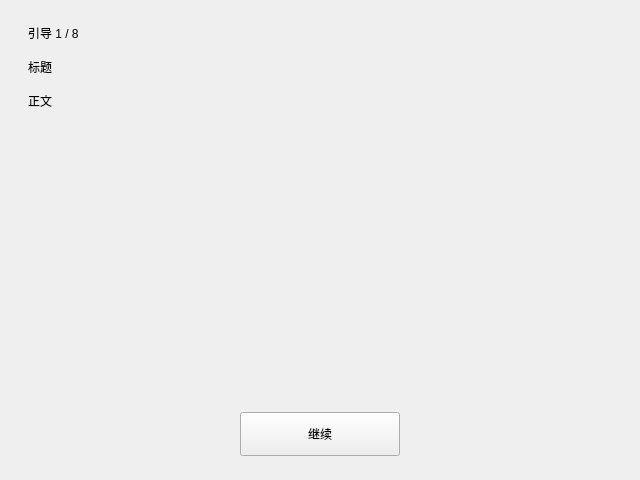
<?xml version="1.0" encoding="UTF-8"?>
<ui version="4.0">
 <class>Intro_Window</class>
 <widget class="QMainWindow" name="Intro_Window">
  <property name="geometry">
   <rect>
    <x>0</x>
    <y>0</y>
    <width>640</width>
    <height>480</height>
   </rect>
  </property>
  <property name="windowTitle">
   <string>欢迎来到 PKU-Explorer · 魔幻校园</string>
  </property>
  <widget class="QWidget" name="centralwidget">
   <layout class="QVBoxLayout" name="verticalLayout">
    <property name="spacing">
     <number>16</number>
    </property>
    <property name="leftMargin">
     <number>28</number>
    </property>
    <property name="topMargin">
     <number>24</number>
    </property>
    <property name="rightMargin">
     <number>28</number>
    </property>
    <property name="bottomMargin">
     <number>24</number>
    </property>
    <item>
     <widget class="QLabel" name="lblStep">
      <property name="text">
       <string>引导 1 / 8</string>
      </property>
     </widget>
    </item>
    <item>
     <widget class="QLabel" name="lblTitle">
      <property name="text">
       <string>标题</string>
      </property>
     </widget>
    </item>
    <item>
     <widget class="QLabel" name="lblBody">
      <property name="text">
       <string>正文</string>
      </property>
      <property name="wordWrap">
       <bool>true</bool>
      </property>
      <property name="alignment">
       <set>Qt::AlignmentFlag::AlignLeading|Qt::AlignmentFlag::AlignTop</set>
      </property>
     </widget>
    </item>
    <item>
     <spacer name="verticalSpacer">
      <property name="orientation">
       <enum>Qt::Orientation::Vertical</enum>
      </property>
      <property name="sizeHint" stdset="0">
       <size>
        <width>20</width>
        <height>40</height>
       </size>
      </property>
     </spacer>
    </item>
    <item alignment="Qt::AlignmentFlag::AlignHCenter">
     <widget class="QPushButton" name="btnContinue">
      <property name="minimumSize">
       <size>
        <width>160</width>
        <height>44</height>
       </size>
      </property>
      <property name="text">
       <string>继续</string>
      </property>
     </widget>
    </item>
   </layout>
  </widget>
 </widget>
 <resources/>
 <connections/>
</ui>
